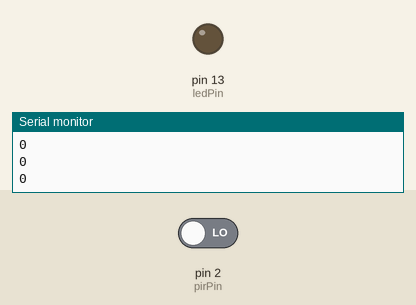
A sketch run on a simulated Arduino Uno, built with avr-gcc and run on an emulated ATmega328P. On the bench: output pins drawn as LEDs (lit = HIGH), the last lines printed to the serial monitor. The test bench sets the inputs (shaded band); at power-on: pin 2 (pirPin) LOW.

Above: at 2.8 s.
2.9 s: pin 2 (pirPin) driven HIGH
At 4.0 s:
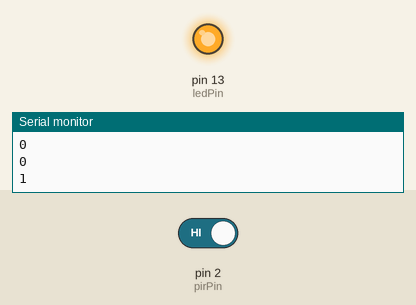
4.5 s: pin 2 (pirPin) driven LOW
At 5.5 s:
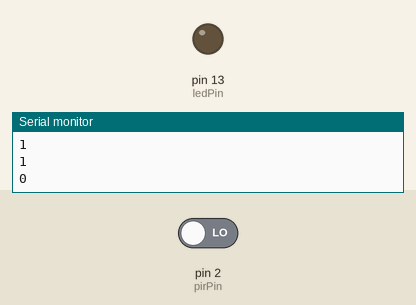
Timing chart, 0 to 7.5 s (numbered marks = the images above; inputs shaded):
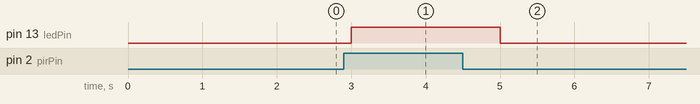

The sketch:

PracticaI11.ino
```cpp
/* Example code for HC-SR501 PIR motion sensor with Arduino. More info: www.www.makerguides.com */

// Define connection pins:
#define pirPin 2
#define ledPin 13

// Create variables:
int val = 0;
//bool motionState = false; // We start with no motion detected.

void setup() {
  // Configure the pins as input or output:
  pinMode(ledPin, OUTPUT);
  pinMode(pirPin, INPUT);

  // Begin serial communication at a baud rate of 9600:
  Serial.begin(9600);
  // Esperar unos segundos para que el sensor se estabilice
  //delay(2000);
}

void loop() {
  int motionState = digitalRead(pirPin);

  // Mostrar el estado del sensor en el monitor serie
  if (motionState == HIGH) {
    //Serial.println("Movimiento detectado");
    Serial.println(motionState);
    digitalWrite(ledPin, HIGH);
    //delay(2500);
  } else {
    //Serial.println("No hay movimiento");
    Serial.println(motionState);
    digitalWrite(ledPin, LOW);
  }

  // Esperar un momento antes de tomar otra lectura
  delay(1000);
  // // Read out the pirPin and store as val:
  // val = digitalRead(pirPin);


  // // If motion is detected (pirPin = HIGH), do the following:
  // if (val == HIGH) {
  //   digitalWrite(ledPin, HIGH); // Turn on the on-board LED.

  //   // Change the motion state to true (motion detected):
  //   if (motionState == false) {
  //     Serial.println("Motion detected!");
  //     motionState = true;
  //   }
  // }

  // // If no motion is detected (pirPin = LOW), do the following:
  // else {
  //   digitalWrite(ledPin, LOW); // Turn off the on-board LED.

  //   // Change the motion state to false (no motion):
  //   if (motionState == true) {
  //     Serial.println("Motion ended!");
  //     motionState = false;
  //   }
  // }
}
```

Measured:
- after the input at 2.9 s, pin 13 (ledPin): LOW → HIGH after 0.10 s
- after the input at 4.5 s, pin 13 (ledPin): HIGH → LOW after 0.50 s
